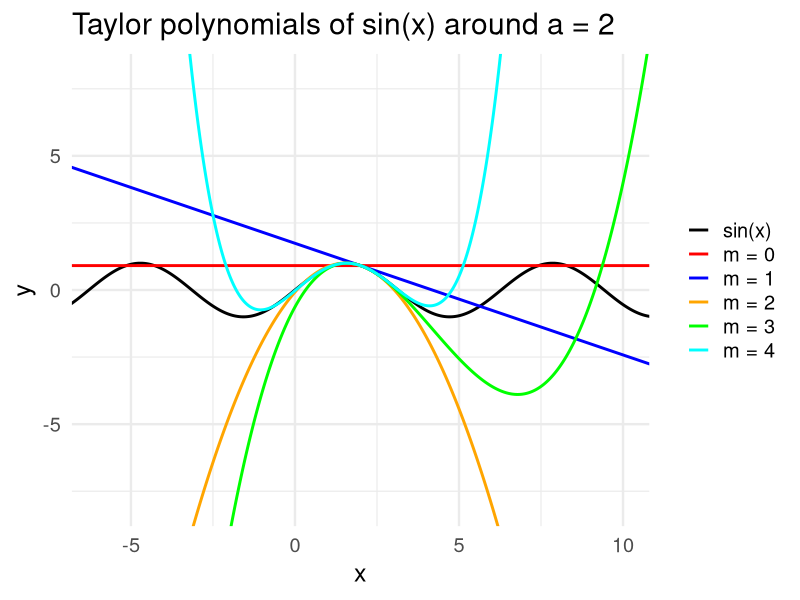

The R script that drew this image:
# Used in: ../02-taylor.tex
#
# Plot sin(x) together with its Taylor polynomials of orders 0 through 4 around
# the expansion point a = 2.

set.seed(1L)

library(data.table)
library(ggplot2)

dir.create("../figure", recursive = TRUE, showWarnings = FALSE)

x_grid = seq(-15, 15, length.out = 1000L)
expansion_point = 2

y0 = rep(sin(expansion_point), length(x_grid))
y1 = y0 + cos(expansion_point) * (x_grid - expansion_point)
y2 = y1 - sin(expansion_point) * (x_grid - expansion_point)^2 / factorial(2)
y3 = y2 - cos(expansion_point) * (x_grid - expansion_point)^3 / factorial(3)
y4 = y3 + sin(expansion_point) * (x_grid - expansion_point)^4 / factorial(4)

plot_data = rbindlist(list(
  data.table(x = x_grid, y = sin(x_grid), order = "sin(x)"),
  data.table(x = x_grid, y = y0, order = "m = 0"),
  data.table(x = x_grid, y = y1, order = "m = 1"),
  data.table(x = x_grid, y = y2, order = "m = 2"),
  data.table(x = x_grid, y = y3, order = "m = 3"),
  data.table(x = x_grid, y = y4, order = "m = 4")
))
plot_data[, order := factor(order, levels = c("sin(x)", "m = 0", "m = 1", "m = 2", "m = 3", "m = 4"))]

taylor_plot = ggplot(plot_data, aes(x = x, y = y, colour = order)) +
  geom_line(linewidth = 1) +
  scale_colour_manual(values = c("black", "red", "blue", "orange", "green", "cyan")) +
  labs(
    title = "Taylor polynomials of sin(x) around a = 2",
    x = "x",
    y = "y",
    colour = "Order"
  ) +
  coord_cartesian(xlim = c(-6, 10), ylim = c(-8, 8)) +
  theme_minimal(base_size = 18) +
  theme(
    legend.position = "right",
    legend.title = element_blank()
  )

ggsave("../figure/taylor_univariate.png", taylor_plot, width = 10, height = 8)
